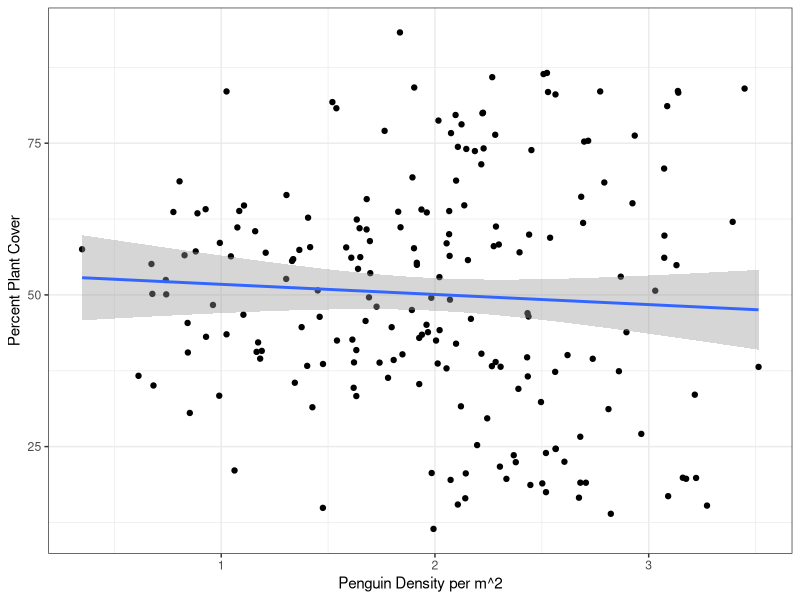
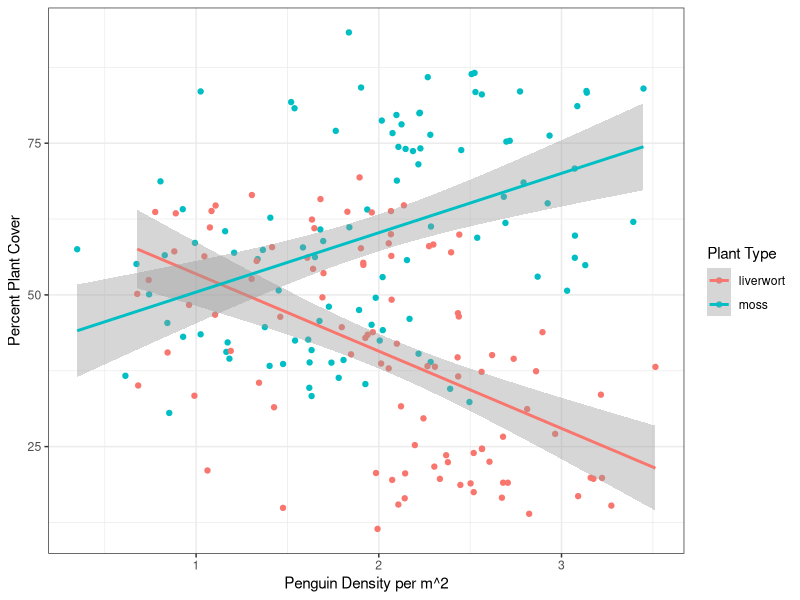

The R script that drew these images, in order:
## ---- chunk 1
knitr::opts_chunk$set(echo = FALSE)
## ---- chunk 2
library(tidyverse)
## ---- chunk 3
plants <- read_csv("../data/nonvascular_plants.csv")
## ---- chunk 4
head(plants)
tail(plants)
## ---- chunk 5
ggplot(plants, aes(penguin_density_m2, percent_plant_cover)) +
  geom_point() +
  geom_smooth(method = "lm") +
  labs(x = "Penguin Density per m^2",
       y = "Percent Plant Cover") +
  theme_bw()
## ---- chunk 6
r <- cor(plants$penguin_density_m2, plants$percent_plant_cover)
r
## ---- chunk 7
r^2
## ---- chunk 8
summary(lm(data = plants, percent_plant_cover ~ penguin_density_m2))
## ---- chunk 9
ggplot(plants, aes(penguin_density_m2, percent_plant_cover, color = plant_type)) +
  geom_point() +
  geom_smooth(method = "lm") +
  labs(x = "Penguin Density per m^2",
       y = "Percent Plant Cover",
       color = "Plant Type") +
  theme_bw()
## ---- chunk 10
summary(lm(data = plants, percent_plant_cover ~ penguin_density_m2 * plant_type))
